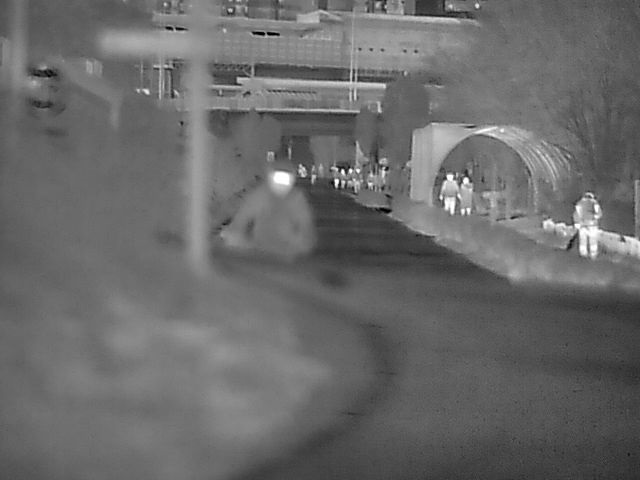
#> input picture 00_잡동사니/grayscale_image.jpg, 640 x 480 px
$ python enhence_image.py
#> lines starting #> are read from the running program, lines starting #| are printed output that depends on the picture
# Import necessary libraries
import cv2
import numpy as np

# Load the raw data from the thermal camera
# Load the raw data as a grayscale image
raw_data = cv2.imread("grayscale_image.jpg", cv2.IMREAD_GRAYSCALE)
#> raw_data is the input picture: shape (480, 640); min 0, max 255, mean 105.5

# Check if the image is empty
if raw_data is None:
    print("Error: Could not load image data from file")
else:
    # Apply image processing techniques to improve the image quality
    # Apply a median blur to reduce noise
    filtered_data = cv2.medianBlur(raw_data, 5)
    # Sharpen the image using an unsharp masking filter
    sharpened_data = cv2.addWeighted(raw_data, 1.5, filtered_data, -0.5, 0)
    # Enhance the contrast using histogram equalization
    enhanced_data = cv2.equalizeHist(sharpened_data)
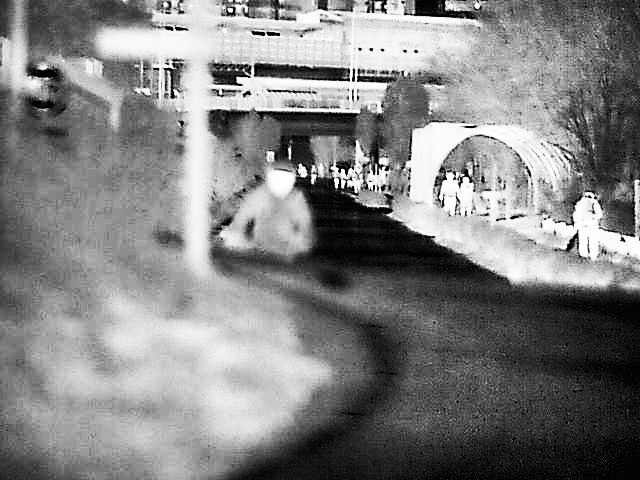
#> enhanced_data: shape (480, 640); min 0, max 255, mean 129.2

    # Display the raw and processed data
    cv2.imshow("Raw data", raw_data)
    cv2.imshow("Processed data", enhanced_data)
    cv2.waitKey(0)
    cv2.destroyAllWindows()
